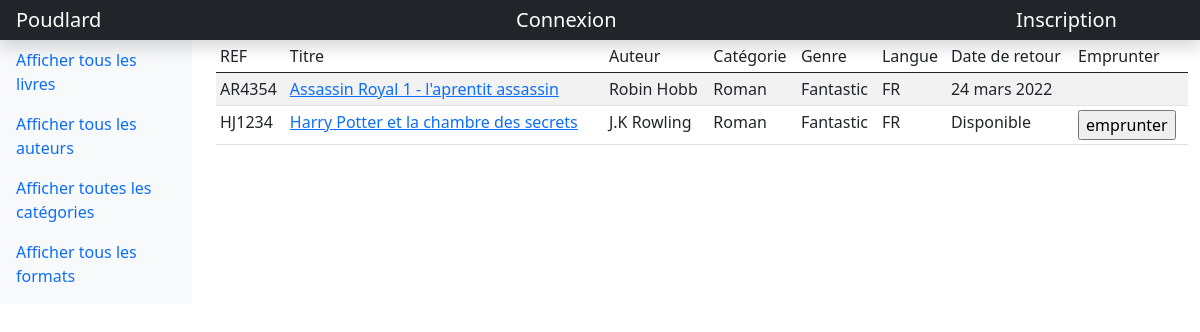
/browse/, run on an earlier commit of the app's database.
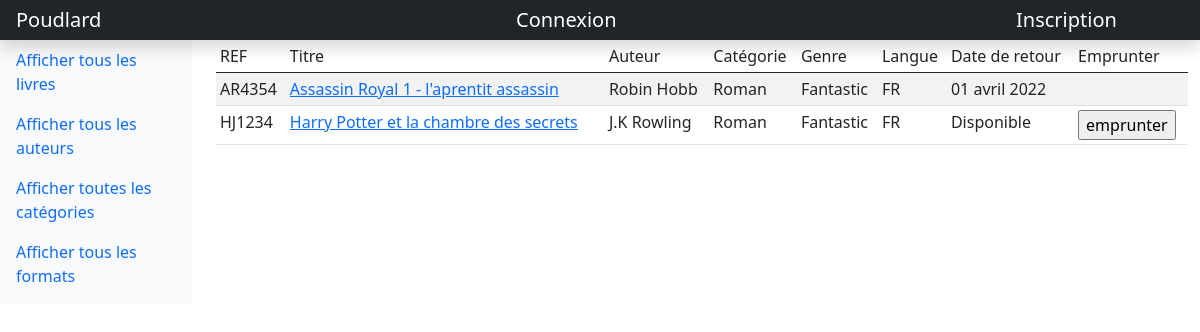
And on a later commit of the database.
### browse/models.py (models this page shows, shortened)
class Books(models.Model):
    book_id = models.AutoField(primary_key=True)
    title = models.CharField(max_length=200)
    is_borrowed = models.BooleanField(default=False)
    return_date = models.DateField(blank=True, null=True)
    ref = models.CharField(max_length=6, blank=True, null=True)
    image = models.CharField(blank=True, null=True, max_length=500)
    desc = models.TextField(max_length=10000, blank=True, null=True)
    author = models.ForeignKey(Author, on_delete=models.CASCADE)
    format = models.ForeignKey(Format, on_delete=models.CASCADE)
    language = models.ForeignKey(Language, on_delete=models.CASCADE)
    category = models.ForeignKey(Category, on_delete=models.CASCADE)
    borrowuser = models.ManyToManyField(User, blank=True, null=True)

class Author(models.Model):
    author_id = models.AutoField(primary_key=True)
    name = models.CharField(blank=True, null=True, max_length=20)
    firstname = models.CharField(max_length=20)
    def __str__(self):
        if self.name:
            chaine = str(self.firstname) + " " + str(self.name)
            return chaine
        return self.firstname

class Format(models.Model):
    format_id = models.AutoField(primary_key=True)
    name = models.CharField(max_length=10)
    def __str__(self):
        return self.name

class Category(models.Model):
    category_id = models.AutoField(primary_key=True)
    name = models.CharField(max_length=20)
    def __str__(self):
        return self.name

class Language(models.Model):
    language_id = models.AutoField(primary_key=True)
    name = models.CharField(max_length=3)
    def __str__(self):
        return self.name

### browse/views.py (the view)
# urls.py: path('', views.index, name="index"),
def index(request):
    all_books = Books.objects.order_by('title')
    template = loader.get_template('browse/index.html')
    context = {'all_books':all_books}
    return HttpResponse(template.render(context,request))

### browse/templates/browse/index.html (shortened to what this page needs)
<!DOCTYPE html>
<html lang="fr">
{% load static %}
{% load i18n %}
<head>
    <link href="{% static 'browse/assets/dist/css/bootstrap.min.css' %}" rel="stylesheet">
</head>
<body>
<header class="navbar navbar-dark sticky-top bg-dark flex-md-nowrap p-0 shadow">
    {% block topbar %}
    <a class="navbar-brand col-md-3 col-lg-2 me-0 px-3" href="{% url 'browse:index' %}">Poudlard</a>
    {% if request.user.is_authenticated %}
    <a class="navbar-brand col-md-3 col-lg-2 me-0 px-3" href="{% url 'browse:profile' %}">Profile</a>
    <a class="navbar-brand col-md-3 col-lg-2 me-0 px-3" href="{% url 'browse:logout' %}">Déconnexion</a>
    {% else %}
    <a class="navbar-brand col-md-3 col-lg-2 me-0 px-3" href="{% url 'browse:login' %}">Connexion</a>
    <a class="navbar-brand col-md-3 col-lg-2 me-0 px-3" href="{% url 'browse:register' %}">Inscription</a>
    {% endif %}
    {% endblock %}
</header>
<div class="row">
    <nav id="sidebarMenu" class="col-md-3 col-lg-2 d-md-block bg-light sidebar collapse">
        {% block sidebar %}
        <ul class="nav flex-column mb-2">
            <li class="nav-item"><a class="nav-link" href="{% url 'browse:index' %}">Afficher tous les livres</a></li>
            <li class="nav-item"><a class="nav-link" href="{% url 'browse:authors' %}">Afficher tous les auteurs</a></li>
            <li class="nav-item"><a class="nav-link" href="{% url 'browse:categories' %}">Afficher toutes les catégories</a></li>
            <li class="nav-item"><a class="nav-link" href="{% url 'browse:formats' %}">Afficher tous les formats</a></li>
        </ul>
        {% endblock %}
    </nav>
    <main class="col-md-9 ms-sm-auto col-lg-10 px-md-4" id="centre">
        {% block content %}
            <div class="table-responsive">
                <table class="table table-striped table-sm">
                    <thead>
                        <td>REF</td>
                        <td>Titre</td>
                        <td>Auteur</td>
                        <td>Catégorie</td>
                        <td>Genre</td>
                        <td>Langue</td>
                        <td>Date de retour</td>
                        <td>Emprunter</td>
                    </thead>
                    {% for book in all_books %}
                    <tr>
                        <td>{{book.ref}}</td>
                        <td><a href="/browse/books/{{ book.book_id }}/">{{book.title}}</a></td>
                        <td>{{book.author}}</td>
                        <td>{{book.format}}</td>
                        <td>{{book.category}}</td>
                        <td>{{book.language}}</td>
                        {% if book.is_borrowed == False %}
                            <td>Disponible</td>
                        {% else %}
                            {% language 'fr' %}
                            <td>{{ book.return_date |date:'d F Y'}}</td>
                            {% endlanguage %}
                        {% endif %}
                        <td>
                            {% if book.is_borrowed == False %}
                                <form id="borrow" action="{% url 'browse:borrow' book.book_id %}">
                                    <input type="submit" value="emprunter">
                                </form>
                            {% endif %}
                        </td>
                    </tr>
                    {% endfor %}
                </table>
            </div>
        {% endblock %}
        </main>
    </div>
</body>

What changed in the data, as far as the page shows it:
changed Books "AR4354": return_date "24 mars 2022" → "01 avril 2022"
